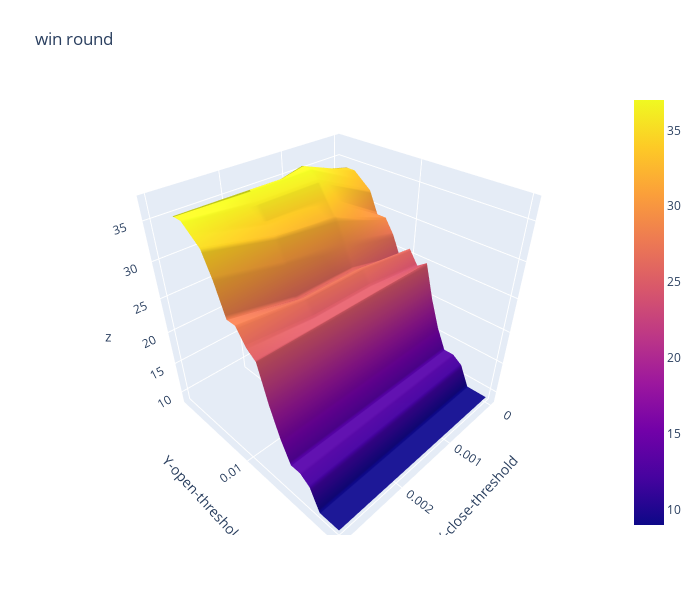

Source (notebook cell):
### Code cell
import plotly.graph_objects as go

x_data = df_win_round.columns.to_list() # close threshold

y_data = df_win_round.index.to_list() # open threshold

z_data = df_win_round.copy(deep=True) # win rate

fig = go.Figure(data=[go.Surface(z=z_data.values,x=x_data,y=y_data)])

fig.update_layout(title="win round", # 标题
                  autosize=False,  # 尺度自动缩放
                  width=700,  # 长宽
                  height=600,
                  margin=dict(l=65,r=50,b=65,t=90),  # 4个位置的距离
                  scene=dict(xaxis_title='X-close-threshold',yaxis_title='Y-open-threshold')
                 )

fig.show()

### Figure 1 — Plotly figure (JSON) as saved in the notebook; plotly's stock layout.template omitted (floating-point values rounded to 4 significant figures)
{"data": [{"type": "surface", "x": [0, 0.001, 0.002, 0.003], "y": [0.001, 0.002, 0.003, 0.004, 0.005, 0.006, 0.007, 0.008, 0.009, 0.01, 0.011, 0.012, 0.013, 0.014, 0.015, 0.016, 0.017, 0.018, 0.019, 0.02], "z": [[35, null, null, null], [34, 36, null, null], [34, 37, 35, null], [33, 37, 37, 37], [32, 36, 36, 37], [29, 34, 34, 36], [29, 32, 33, 35], [27, 29, 30, 32], [24, 26, 26, 28], [26, 27, 27, 28], [24, 25, 25, 26], [25, 25, 25, 25], [20, 20, 20, 20], [16, 16, 16, 16], [13, 13, 13, 13], [13, 13, 13, 13], [12, 12, 12, 12], [9, 9, 9, 9], [9, 9, 9, 9], [9, 9, 9, 9]]}], "layout": {"autosize": false, "height": 600, "margin": {"b": 65, "l": 65, "r": 50, "t": 90}, "scene": {"xaxis": {"title": {"text": "X-close-threshold"}}, "yaxis": {"title": {"text": "Y-open-threshold"}}}, "title": {"text": "win round"}, "width": 700}}
